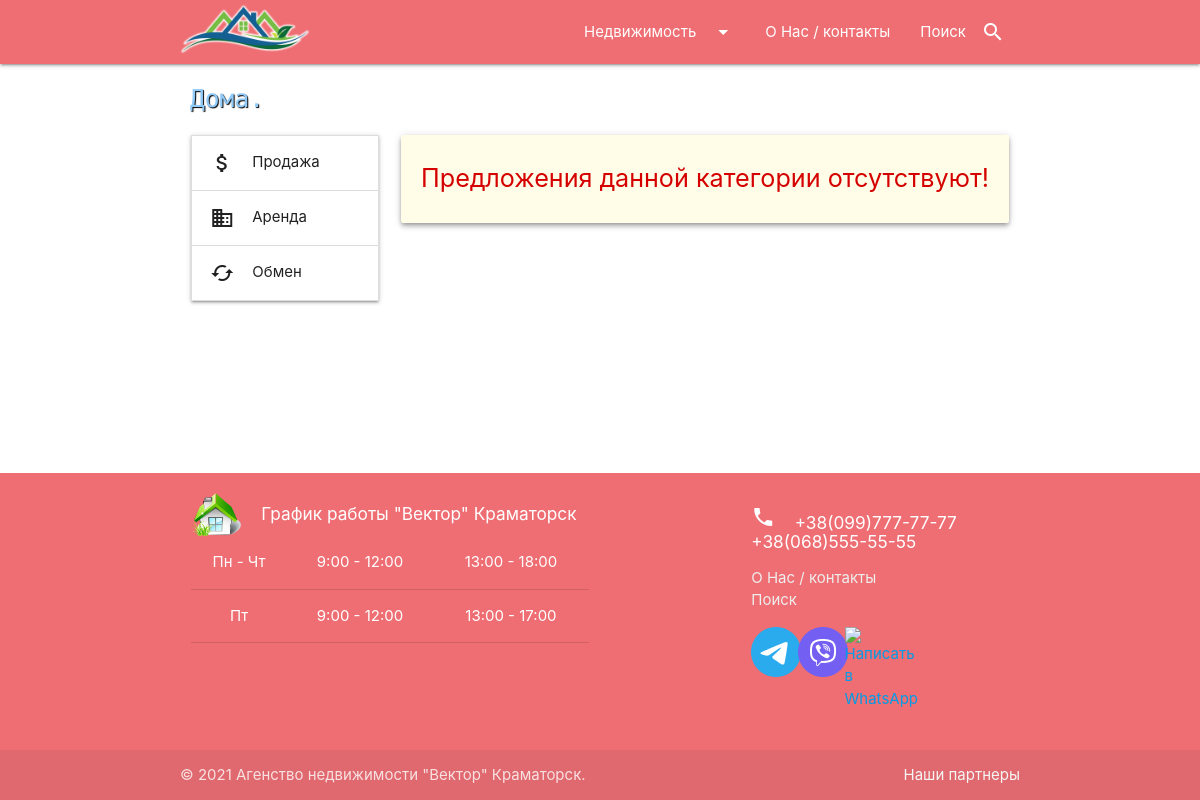
The page /houses/ on the database as committed earlier.
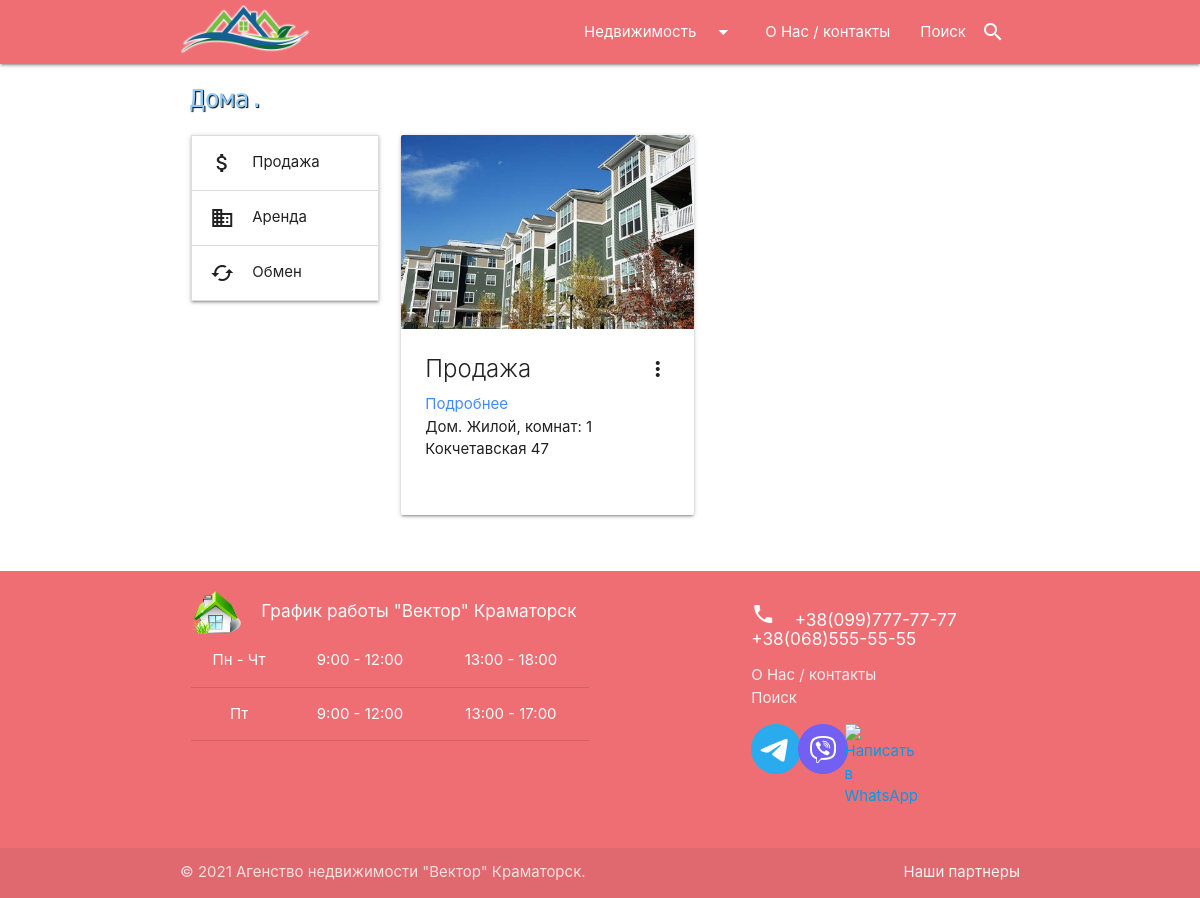
The same page on the database as committed later.
### agency/models.py (models this page shows, shortened)
class House(models.Model):
    PLASTIC = 'Пластик'
    WOOD = 'Дерево'
    WINDOW_CHOICE = [(PLASTIC, 'Пластик'), (WOOD, 'Дерево')]
    BASIC_REPAIR = 'Базовый ремонт'
    FULL_REPAIR = 'Полный ремонт'
    NO_REPAIR = 'Требуется ремонт'
    HOUSE_CONDITION = [(BASIC_REPAIR, 'Базовый ремонт'), (FULL_REPAIR, 'Полный ремонт'), (NO_REPAIR, 'Требуется ремонт')]
    RESIDENTIAL = 'Жилой'
    NOT_RESIDENTIAL = 'Не жилой'
    RESIDENTIAL_CONDITION = [(RESIDENTIAL, 'Жилой'), (NOT_RESIDENTIAL, 'Не жилой')]
    slug_title = 'House'
    created_at = models.DateTimeField(auto_now_add=True, verbose_name='Создано')
    updated_at = models.DateTimeField(auto_now=True, verbose_name='Обновлено')
    proposal_type = models.CharField(max_length=8, choices=_PROP_CHOICES, default=_SALE, verbose_name='Тип предложения')
    price = models.FloatField(verbose_name='Цена $')
    number_of_rooms = models.PositiveSmallIntegerField(
        default=1, validators=[MinValueValidator(1), MaxValueValidator(10)], verbose_name='Кол-во комнат'
    )
    total_floors_number = models.PositiveSmallIntegerField(
        default=1, validators=[MinValueValidator(1), MaxValueValidator(25)], verbose_name='Всего этажей'
    )
    window_type = models.CharField(max_length=25, choices=WINDOW_CHOICE, default=PLASTIC, verbose_name='Окна')
    house_condition = models.CharField(
        max_length=20, choices=HOUSE_CONDITION, default=FULL_REPAIR, verbose_name='Ремонт'
    )
    resident_condition = models.CharField(
        max_length=8, choices=RESIDENTIAL_CONDITION, default=RESIDENTIAL, verbose_name='Состояние'
    )
    total_area = models.FloatField(
        default=10.0, validators=[MinValueValidator(10.0), MaxValueValidator(400.0)], verbose_name='Общая площадь кв.м'
    )
    garden_plot_size = models.FloatField(verbose_name='Размер садового участка сот.')
    basement = models.BooleanField(default=True, verbose_name='Подвал?')
    household_buildings = models.BooleanField(default=True, verbose_name='Хоз. постройки?')
    draw_well = models.BooleanField(default=True, verbose_name='Колодец?')
    address = models.CharField(max_length=65, verbose_name='Адрес')
    description = models.TextField(blank=True, max_length=400, verbose_name='Описание')
    settlement = models.ForeignKey(Settlement, on_delete=models.PROTECT, null=True, verbose_name='Поселок')
    realtors = models.ManyToManyField(Realtor, blank=True, verbose_name='Риелтор')
    def get_absolute_url(self):
        return reverse('house', kwargs={"pk": self.pk})
    class Meta:
        verbose_name = 'Дом'
        verbose_name_plural = 'Дома'
        ordering = ['created_at']

class HouseGallery(models.Model):
    house = models.ForeignKey(House, on_delete=models.CASCADE, related_name='images')
    image = models.ImageField(upload_to="houses/")

### agency/views.py (the view)
# urls.py: path('houses/', HousesView.as_view(), name='houses'),
class HousesView(ListView):
    model = House
    template_name = 'agency/houses.html'
    context_object_name = 'houses'
    paginate_by = 6
    def get_context_data(self, *, object_list=None, **kwargs):
        context = super().get_context_data(**kwargs)
        context['title'] = "Дома."
        return context
    def get_queryset(self):
        return House.objects.all()

### agency/templatetags/houses_tags.py (called while the page is built)
@register.inclusion_tag('agency/list_settlements.html')
def show_settlements():
    settlementsBySale = Settlement.objects.filter(house__proposal_type__contains='sale').annotate(
        cnt=Count('house')).filter(cnt__gt=0)
    settlementsByRental = Settlement.objects.filter(house__proposal_type__contains='rental').annotate(
        cnt=Count('house')).filter(cnt__gt=0)
    settlementsByExchange = Settlement.objects.filter(house__proposal_type__contains='exchange').annotate(
        cnt=Count('house')).filter(cnt__gt=0)
    return {
        "settlementsSale":settlementsBySale,
        "settlementsRental": settlementsByRental,
        "settlementsExchange": settlementsByExchange,
    }

### agency/templates/agency/houses.html (shortened to what this page needs)
{% extends 'index.html' %}
{% block content %}
<div class="container">
    <h5 class="pageTitle">{{ title }}</h5>
    <div class="row">
        <div class="col s12 m12 l3">
            {% include 'inc/_houses_sidebar.html' %}
        </div>
        <div class="col s12 m12 l9">
            {% if not houses %}
                <div class="col s12 card-panel yellow lighten-5 z-depth-2" style="text-align: center;">
                    <p class="flow-text red-text text-accent-4">Предложения данной категории отсутствуют!</p>
                </div>
            {% endif %}
            <div class="row">
                {% for item in houses %}
                <div class="col s12 m6 l6 xl4">
                    <div class="card sticky-action hoverable card_flat">
                        <div class="card-image waves-effect waves-block waves-light">
                            <img class="activator" src="{{ item.images.first.image.url }}">
                        </div>
                        <div class="card-content">
                            <span class="card-title activator grey-text text-darken-4">
                                {% if item.proposal_type == 'sale' %}
                                    Продажа
                                {% elif item.proposal_type == 'rental' %}
                                    Аренда
                                {% elif item.proposal_type == 'exchange' %}
                                    Обмен
                                {% else %}
                                    unknown
                                {% endif %}
                                <i class="material-icons right">more_vert</i>
                            </span>
                            <a href="{{ item.get_absolute_url }}" style="color: #448aff;">Подробнее</a>
                            <p>Дом. {{ item.resident_condition }}, комнат: {{ item.number_of_rooms }}</p>
                            <p>{{ item.address }}</p>
                        </div>
                    </div>
                </div>
                {% endfor %}
            </div>
            <div class="col s12 paginator" style="display: flex; justify-content: center;">
            </div>
        </div>
    </div>
</div>
{% endblock %}

Rows that differ between the two databases and show on the page:
added House: images.first.image (picture), proposal_type "Продажа", resident_condition "Жилой", number_of_rooms "1", address "Кокчетавская 47"
Other text that changed with them:
text no longer shown: "Предложения данной категории отсутствуют!"
